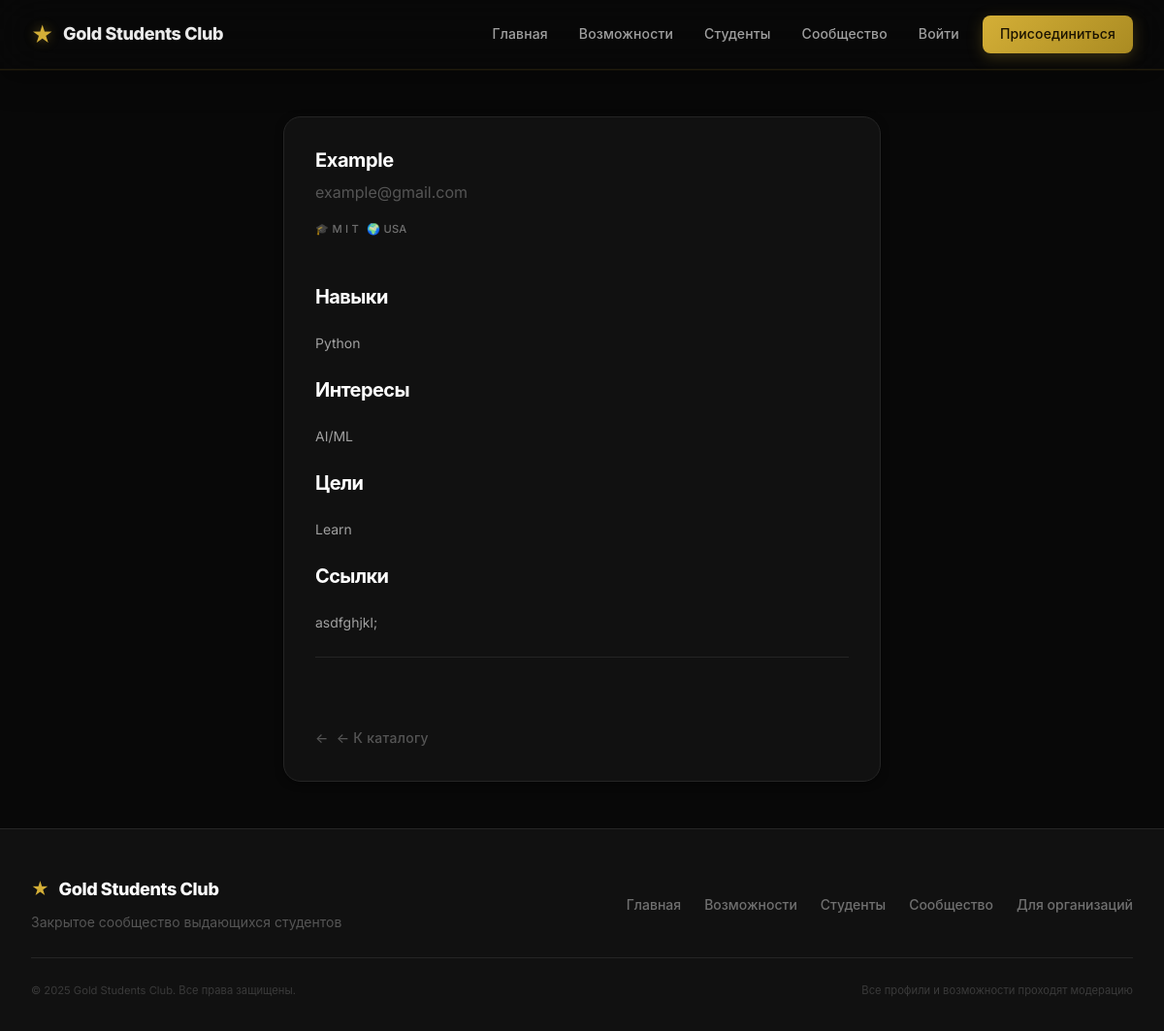
/profiles/5, run on the app's committed database.
### app.py (models this page shows, shortened)
class User(UserMixin, db.Model):
    id = db.Column(db.Integer, primary_key=True)
    email = db.Column(db.String(120), unique=True, nullable=False, index=True)
    password_hash = db.Column(db.String(255), nullable=True)
    name = db.Column(db.String(100), nullable=False)
    university = db.Column(db.String(100))
    country = db.Column(db.String(100))
    skills = db.Column(db.Text)
    goals = db.Column(db.Text)
    interests = db.Column(db.Text)
    links = db.Column(db.Text)
    status = db.Column(db.String(20), default="pending")  # pending, verified, banned
    role = db.Column(db.String(20), default="student")    # student, organizer, admin
    created_at = db.Column(db.DateTime, default=datetime.utcnow)
    updated_at = db.Column(db.DateTime, default=datetime.utcnow, onupdate=datetime.utcnow)

### app.py (the view)
@app.route("/profiles/<int:user_id>")
def profile_view(user_id):
    user = User.query.get_or_404(user_id)
    if user.status == "banned":
        return redirect(url_for("profiles"))
    return render_template("profile_view.html", user=user)

### templates/profile_view.html (shortened to what this page needs)
{% extends "base.html" %}
{% block content %}
    <div class="container-narrow">
        <div class="card">
            <h1 class="card-title">{{ user.name }}</h1>
            <p class="text-muted">{{ user.email }}</p>
            <div class="card-subtitle">
                {% if user.university %}<span>🎓 {{ user.university }}</span>{% endif %}
                {% if user.country %}<span>🌍 {{ user.country }}</span>{% endif %}
            </div>
            {% if user.skills %}
                <h4 class="mt-4">Навыки</h4>
                <p class="card-text">{{ user.skills }}</p>
            {% endif %}
            {% if user.interests %}
                <h4>Интересы</h4>
                <p class="card-text">{{ user.interests }}</p>
            {% endif %}
            {% if user.goals %}
                <h4>Цели</h4>
                <p class="card-text">{{ user.goals }}</p>
            {% endif %}
            {% if user.links %}
                <h4>Ссылки</h4>
                <p class="card-text">{{ user.links }}</p>
            {% endif %}
            <div class="card-footer">
                <a href="{{ url_for('profiles') }}" class="back-link">← К каталогу</a>
            </div>
        </div>
    </div>
{% endblock %}

### static/style.css (style rules this page uses)
:root { --gold: #D4AF37; --gold-light: #F3E5AB; --gold-dark: #AA8B22; --gold-glow: rgba(212, 175, 55, 0.4); --gold-glow-strong: rgba(212, 175, 55, 0.6); --dark: #080808; --dark-surface: #111111; --dark-surface-2: #161616; --dark-light: #1E1E1E; --dark-border: #252525; --dark-border-hover: #383838; --gray-100: #EAEAEA; --gray-200: #CCCCCC; --gray-300: #A0A0A0; --gray-400: #707070; --gray-500: #555555; --gray-600: #3A3A3A; --gray-700: #282828; --gray-800: #181818; --white: #FFFFFF; --spacing-xs: 0.5rem; --spacing-sm: 1rem; --spacing-md: 1.5rem; --spacing-lg: 2rem; --spacing-xl: 3rem; --spacing-2xl: 5rem; --font-family: 'Inter', -apple-system, BlinkMacSystemFont, 'Segoe UI', sans-serif; --font-size-xs: 0.7rem; --font-size-sm: 0.875rem; --font-size-base: 1rem; --font-size-lg: 1.125rem; --font-size-xl: 1.25rem; --font-size-2xl: 1.5rem; --font-size-3xl: 2rem; --font-size-4xl: 2.75rem; --font-size-5xl: 3.75rem; --radius-sm: 8px; --radius-md: 12px; --radius-lg: 18px; --radius-xl: 24px; --radius-full: 9999px; --shadow-sm: 0 2px 8px rgba(0, 0, 0, 0.4); --shadow-md: 0 8px 24px rgba(0, 0, 0, 0.5); --shadow-lg: 0 20px 50px rgba(0, 0, 0, 0.6); --shadow-gold: 0 0 20px rgba(212, 175, 55, 0.35); --shadow-gold-lg: 0 0 40px rgba(212, 175, 55, 0.2); --transition-fast: 150ms ease; --transition-base: 250ms ease; --transition-slow: 400ms cubic-bezier(0.175, 0.885, 0.32, 1.275); --nav-height: 72px; }
*, *::before, *::after { margin: 0; padding: 0; box-sizing: border-box; }
html { scroll-behavior: smooth; -webkit-text-size-adjust: 100%; }
body { font-family: var(--font-family); font-size: var(--font-size-base); line-height: 1.6; color: var(--gray-100); background-color: var(--dark); -webkit-font-smoothing: antialiased; -moz-osx-font-smoothing: grayscale; overflow-x: hidden; min-height: 100vh; display: flex; flex-direction: column; }
h1, h2, h3, h4, h5, h6 { font-weight: 700; line-height: 1.2; color: var(--white); margin-bottom: var(--spacing-md); letter-spacing: -0.03em; }
h1 { font-size: var(--font-size-4xl); }
h4 { font-size: var(--font-size-xl); }
p { margin-bottom: var(--spacing-sm); color: var(--gray-300); line-height: 1.7; }
a { color: var(--gold); text-decoration: none; transition: all var(--transition-base); }
.container-narrow { max-width: 680px; margin: 0 auto; padding: var(--spacing-xl) var(--spacing-lg); }
.card { background: var(--dark-surface); border-radius: var(--radius-lg); border: 1px solid var(--dark-border); padding: var(--spacing-lg); transition: all 0.3s cubic-bezier(0.25, 0.8, 0.25, 1); box-shadow: var(--shadow-sm); height: 100%; display: flex; flex-direction: column; position: relative; overflow: hidden; }
.card::before { content: ''; position: absolute; top: 0; left: 0; right: 0; height: 1px; background: linear-gradient(90deg, transparent 0%, rgba(212,175,55,0.4) 50%, transparent 100%); opacity: 0; transition: opacity var(--transition-base); }
.card-title { font-size: var(--font-size-xl); font-weight: 700; margin-bottom: var(--spacing-xs); color: var(--white); letter-spacing: -0.02em; }
.card-subtitle { font-size: var(--font-size-xs); color: var(--gray-400); font-weight: 500; margin-bottom: var(--spacing-sm); display: flex; align-items: center; flex-wrap: wrap; gap: 8px; letter-spacing: 0.02em; }
.card-text { color: var(--gray-300); line-height: 1.7; flex-grow: 1; margin-bottom: var(--spacing-md); font-size: var(--font-size-sm); }
.card-footer { margin-top: auto; padding-top: var(--spacing-md); border-top: 1px solid var(--dark-border); display: flex; justify-content: space-between; align-items: center; gap: var(--spacing-sm); }
.text-muted { color: var(--gray-500); }
.mt-4 { margin-top: var(--spacing-lg); }
.back-link { display: inline-flex; align-items: center; gap: 8px; color: var(--gray-500); font-size: var(--font-size-sm); font-weight: 500; margin-top: var(--spacing-xl); letter-spacing: 0.02em; transition: all var(--transition-base); }
.back-link::before { content: "←"; }

### data on the page
User: name "Example", email "example@gmail.com", university "M I T", country "USA", skills "Python", interests "AI/ML", goals "Learn", links "asdfghjkl;"
